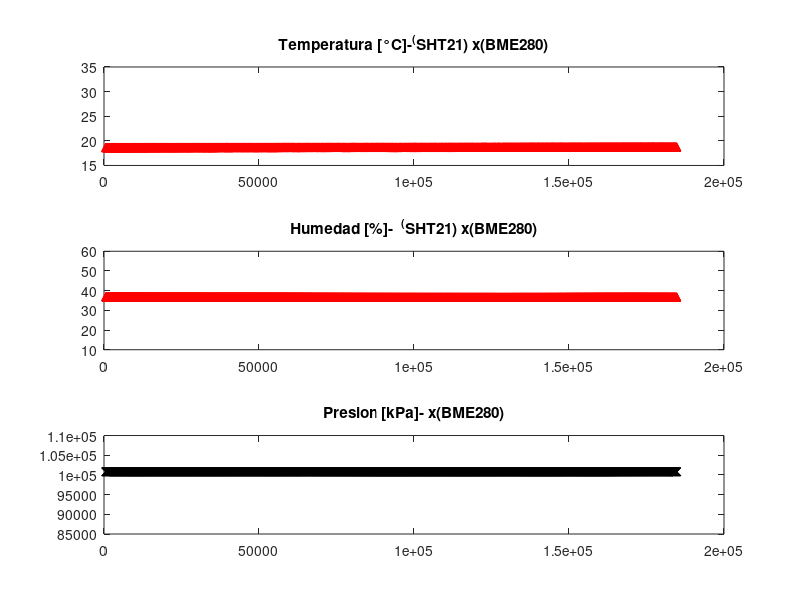
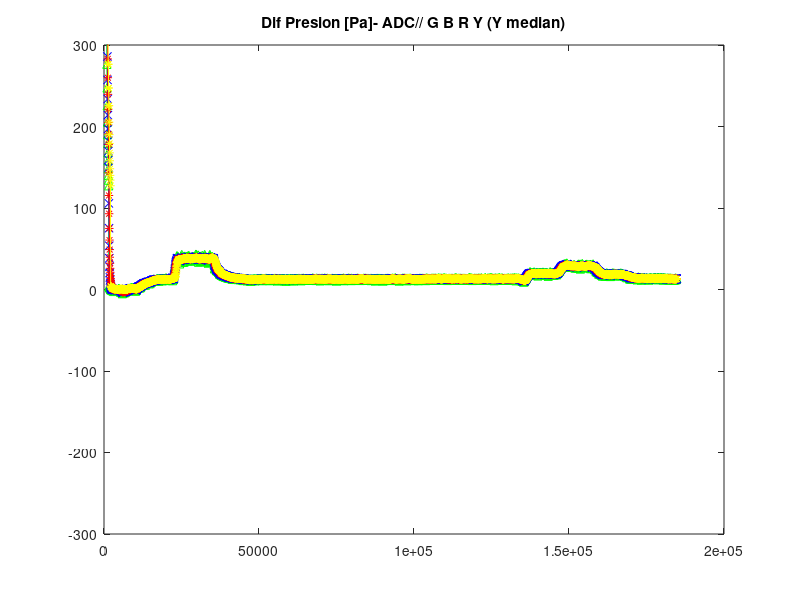
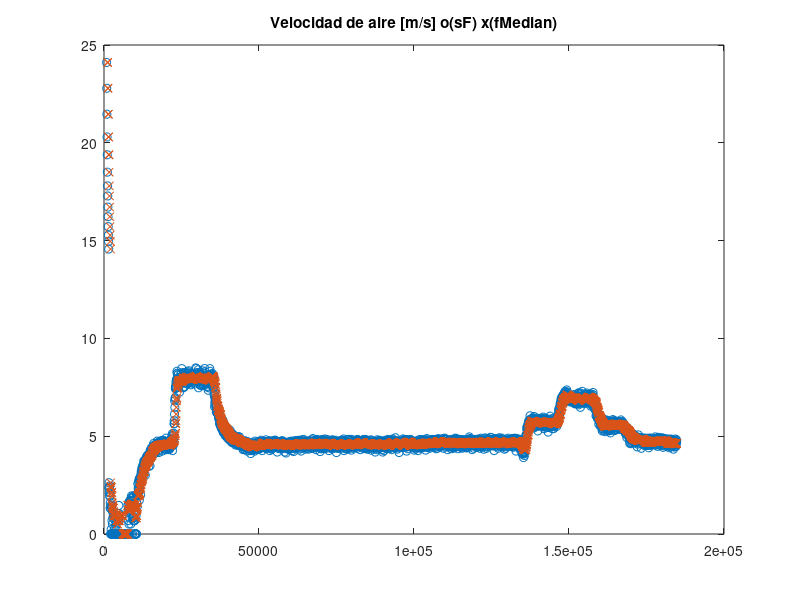
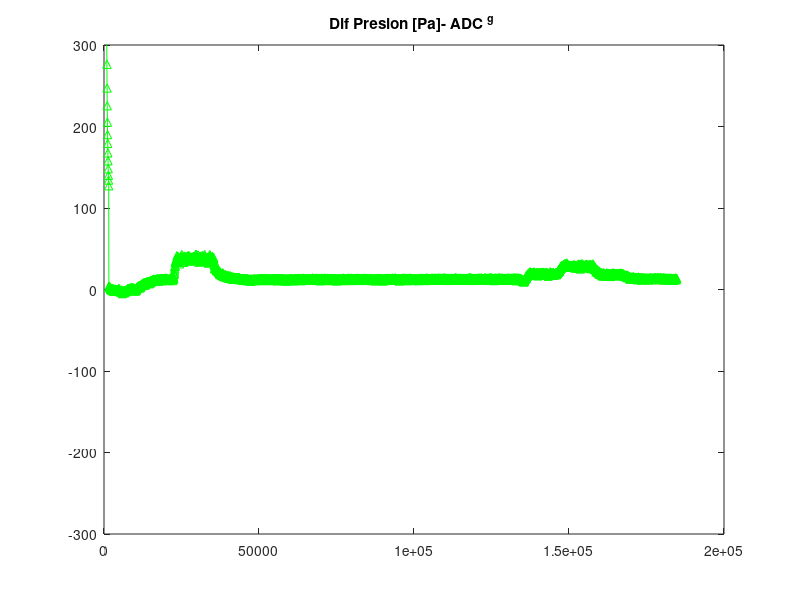

MATLAB code to generate these figures, in order:
function cargar_220321
%%para leer despues los valores
%[A]=importdata('Temp1.dat'); %%SHT31
%[B]=importdata('Humi1.dat'); %%SHT31

[C]=importdata('Temp1.dat'); %%SHT21
[D]=importdata('Humi1.dat'); %%SHT21

%[E]=importdata('Temp2.dat'); %%BME280
%[F]=importdata('Humi2.dat'); %%BME280
[G]=importdata('Pres2.dat'); %%BME280

%%%%%%% Presion diferencial %%%%%%

[H1]=importdata('VolADC.dat'); %%ADC Voltaje
[I1]=importdata('DifP1.dat'); %%ADC Diferencia de presion

[IIa1ADC]=importdata('DifPcFAv1ADC.dat'); %%ADC DdP fA1
[IIIb1ADC]=importdata('DifPcFBv1ADC.dat'); %%ADC DdP fB1
[IIIIb1ADC]=importdata('DifPcFMv1ADC.dat'); %%ADC DdP fM


%%Velocidad
[JJJADC]=importdata('VelADC.dat'); %% ADC v sFiltro
[JJJADCb2]=importdata('VelADCb2.dat'); %%V ADC v fB2

[T]=importdata('Tiempo.dat'); %%vector de tiempo
[PWM]=importdata('PWM.dat'); %%vector de tiempo
[Den]=importdata('Den.dat'); %%vector de tiempo
[M]=importdata('Valoresmuestras.dat'); %%valor de muestras

[ALL]=[C,D,G,H1,I1,IIa1ADC,IIIb1ADC,IIIIb1ADC,JJJADC,JJJADCb2,T,PWM,Den,M];

csvwrite('Prueba_7_pote.csv',ALL);


    figure(1)
    subplot(311)
    plot(T,C,'r-^');%,E,'k-x');
    %%plot(T,E,'k-x');
    ylim([15 35]);
    title('Temperatura [°C]-^(SHT21) x(BME280)');
    
    subplot(312)
    plot(T,D,'r-^');%,F,'k-x');
    %%plot(T,F,'k-x');
    ylim([10 60]);
    title('Humedad [%]-  ^(SHT21) x(BME280)');

    subplot(313)
    plot(T,G,'k-x');
    ylim([85000 110000]);
    title('Presion [kPa]- x(BME280)');


    figure (3)
    
    plot(T,I1,'^-g',T,IIa1ADC,'b-x',T,IIIb1ADC,'r-*',T,IIIIb1ADC,'y-*');%,T,IIa2ADC,'k-x');%,T,IIa3ADC,'r-x'); 
    ylim([-300 300]);
    title('Dif Presion [Pa]- ADC// G B R Y (Y median)');

    

    figure(4)
    plot(T,JJJADC,'o',T,JJJADCb2,'x');
    ylim([0 25]);
    title('Velocidad de aire [m/s] o(sF) x(fMedian)');

    figure(5)
    plot(T,I1,'^-g');
     ylim([-300 300]);
    title('Dif Presion [Pa]- ADC ^g ');
    
    figure(6)
    plot(T,PWM,'^-k');
     ylim([0 1025]);
    title('PWM - T*');
    
    figure(7)
    plot(T,Den,'^-b');
     ylim([0 2]);
    title('Densidad del Aire - T (ms)*');


end